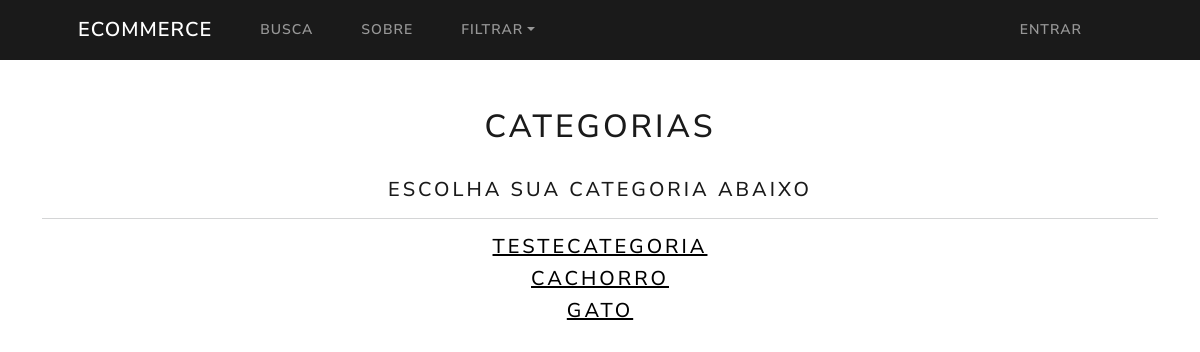
The app's page /categoriaVisualizar/ with its own data.
### apps/appLoja/models.py (models this page shows)
class Categoria(models.Model):
    nome = models.CharField(max_length=50)
    def __str__(self):
        return self.nome
    class Meta:
        verbose_name_plural = 'categorias'

### apps/appLoja/views.py (the view)
# urls.py: path('categoriaVisualizar/', views.categoria_visualizar, name='categoria_visualizar'),
def categoria_visualizar(request):
    categorias = Categoria.objects.all()
    return render(request, 'categoriaVisualizar.html', {"categorias":categorias})

### apps/appCarrinho/condicCarrinho.py (called while the page is built)
def carrinho(request):
    return {'carrinho': carrinhoClass(request)}

### apps/appLoja/templates/categoriaVisualizar.html
{% extends 'default.html' %}
{% block content %}
<body>
    <br>
    <br>
    <div class="text-center">
        <div class="container">
            <h2> Categorias </h2>
            <br>
            <h5> Escolha sua categoria abaixo</h5>
            <hr>
            {% for categoria in categorias %}
                <h5>
                    <a href="{% url 'categoria' categoria %}">
                        {{categoria}}
                    </a>
                </h5>
            {% endfor %}
            <br>
        </div>
    </div>
</body>
{% endblock %}

### static/css/userStyles.css (style rules this page uses)
a, i { color: black; }

### records on screen
Categoria: nome "TESTECATEGORIA"
Categoria: nome "CACHORRO"
Categoria: nome "GATO"
